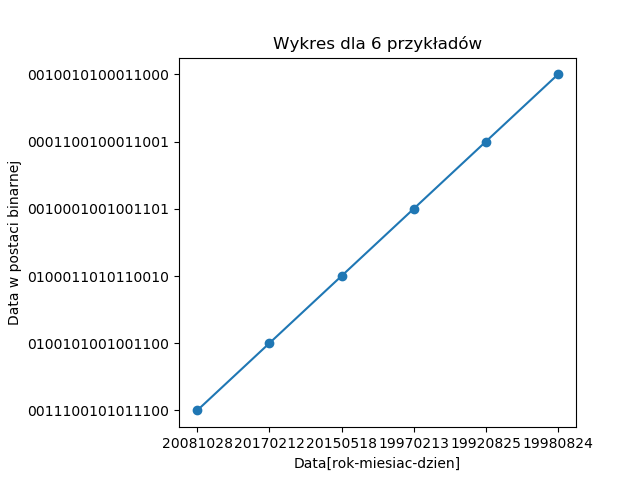

The script that saved this image:
import matplotlib.pyplot as plt
import numpy as np
infile1 = open('input.txt', 'r')
infile2 = open('output2.txt', 'r')

values_input = []
values_output = []

#for line2 in infile2:
#    values_output.append(line2.strip('\n'))

linijki = {1,2,3,4,5,6}

for i, row in enumerate(infile1):
    if i in linijki:
        values_input.append(row.strip('\n'))

for i, row in enumerate(infile2):
    if i in linijki:
        values_output.append(row.strip('\n'))

#for line1 in infile1:
#    values_input.append(line1.strip('\n'))

#plt.subplot(1, 2, 1)
plt.plot(values_output, values_input,'o-')
plt.title('Wykres dla 6 przykładów')
plt.gcf().subplots_adjust(left=0.28)
plt.ylabel('Data w postaci binarnej')
plt.xlabel('Data[rok-miesiac-dzien]')

plt.savefig('wykres.png')
